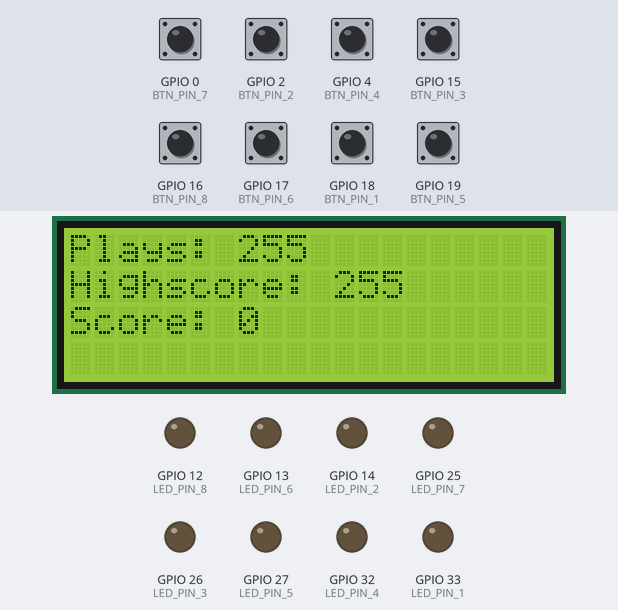
The sketch below on a simulated ESP32. Parts: 20×4 character LCD, output pins drawn as LEDs (lit = HIGH). Inputs (shaded band) come from the test bench; at power-on: GPIO 0 (BTN_PIN_7), GPIO 2 (BTN_PIN_2), GPIO 4 (BTN_PIN_4), GPIO 15 (BTN_PIN_3), GPIO 16 (BTN_PIN_8), GPIO 17 (BTN_PIN_6), GPIO 18 (BTN_PIN_1), GPIO 19 (BTN_PIN_5) HIGH. Random numbers use the default seed unless the sketch sets one; EEPROM starts erased.

Above: at 1.3 s.
1.4 s: GPIO 18 (BTN_PIN_1) pulled LOW for 0.15 s
At 2.06 s:
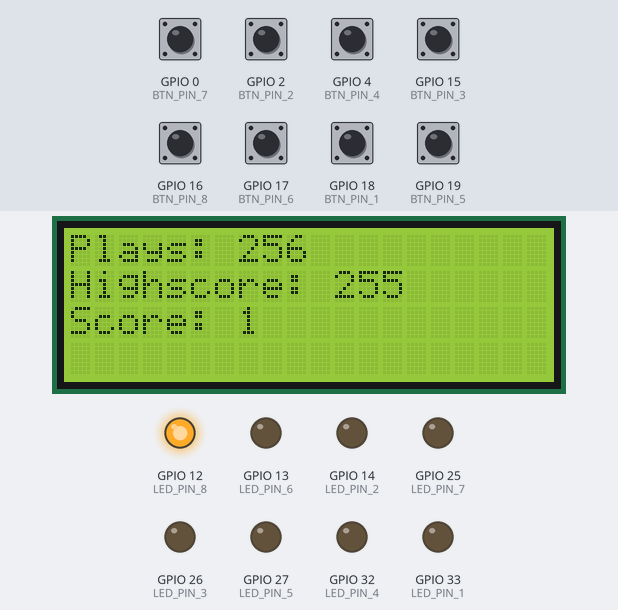
2.1 s: GPIO 16 (BTN_PIN_8) pulled LOW for 0.15 s
At 2.41 s:
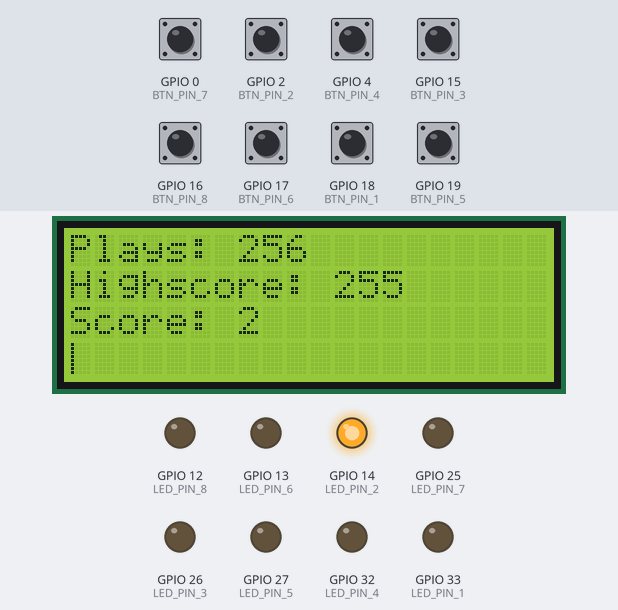
At 3.63 s:
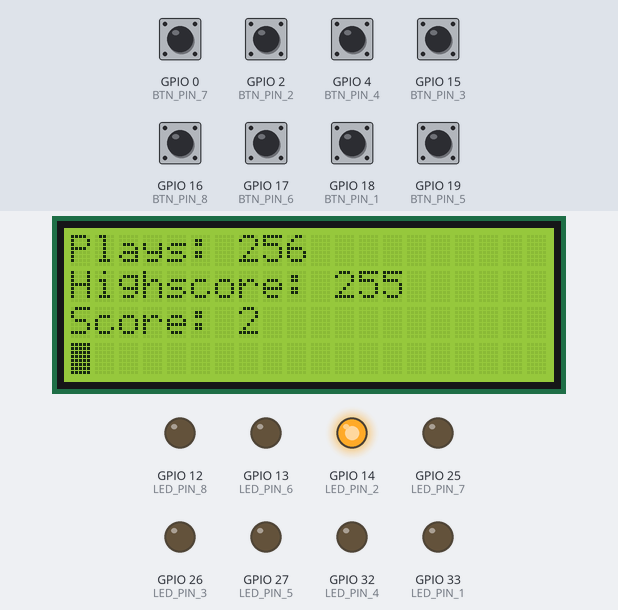
Timing chart, 0 to 5.1 s (numbered marks = the images above; inputs shaded):
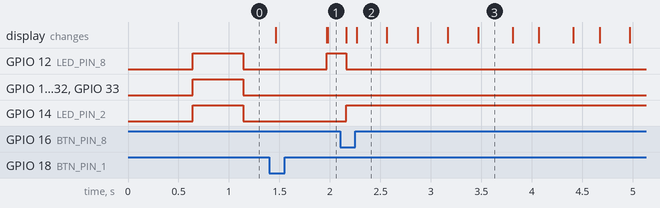

Measured:
- after the input at 1.4 s, the display: first changes after 0.07 s (image 1 shows a later state)
- after the input at 2.1 s, GPIO 12 (LED_PIN_8): HIGH → LOW after 0.06 s; GPIO 14 (LED_PIN_2): LOW → HIGH after 0.06 s

The sketch:

BGPrototype.ino
```cpp
#include <EEPROM.h>
#include <LiquidCrystal_I2C.h>

#define EEPROM_SIZE 1024

#define BTN_PIN_1 18
#define BTN_PIN_2 2
#define BTN_PIN_3 15
#define BTN_PIN_4 4
#define BTN_PIN_5 19
#define BTN_PIN_6 17
#define BTN_PIN_7 0
#define BTN_PIN_8 16

#define LED_PIN_1 33
#define LED_PIN_2 14
#define LED_PIN_3 26
#define LED_PIN_4 32
#define LED_PIN_5 27
#define LED_PIN_6 13
#define LED_PIN_7 25
#define LED_PIN_8 12

#define PLAYCOUNT_ADDRESS 0
#define HIGHSCORE_ADDRESS 1

byte zero[] = {
  B00000,
  B00000,
  B00000,
  B00000,
  B00000,
  B00000,
  B00000,
  B00000
};

byte one[] = {
  B10000,
  B10000,
  B10000,
  B10000,
  B10000,
  B10000,
  B10000,
  B10000
};

byte two[] = {
  B11000,
  B11000,
  B11000,
  B11000,
  B11000,
  B11000,
  B11000,
  B11000
};

byte three[] = {
  B11100,
  B11100,
  B11100,
  B11100,
  B11100,
  B11100,
  B11100,
  B11100
};

byte four[] = {
  B11110,
  B11110,
  B11110,
  B11110,
  B11110,
  B11110,
  B11110,
  B11110
};

byte five[] = {
  B11111,
  B11111,
  B11111,
  B11111,
  B11111,
  B11111,
  B11111,
  B11111
};

// set the LCD number of columns and rows and the address
int lcdColumns = 20;
int lcdRows = 4;
LiquidCrystal_I2C lcd(0x27, lcdColumns, lcdRows);

long gameLength = 30000; // 30 seconds
long idleLength = 500;
int currentScore = 0;

class Led {
  private:
    byte pin;

  public:
    Led(byte pin) {
      this->pin = pin;
      init();
    }

    void init() {
      pinMode(pin, OUTPUT);
      off();
    }

    void on() {
      digitalWrite(pin, HIGH);
    }

    void off() {
      digitalWrite(pin, LOW);
    }
};

class Button {
  private:
    byte pin;
    byte state;
    byte lastReading;
    unsigned long lastDebounceTime = 0;
    unsigned long debounceDelay = 50;

  public:
  	Led *led;

    Button(byte pin, byte ledPin) {
      this->pin = pin;
      this->led = new Led(ledPin);
      lastReading = LOW;
      init();
    }

    void init() {
      pinMode(pin, INPUT_PULLUP);
      update();
    }

    void update() {
      byte newReading = digitalRead(pin);
      if (newReading != lastReading) {
        lastDebounceTime = millis();
      }
      if (millis() - lastDebounceTime > debounceDelay) {
        state = newReading;
      }
      lastReading = newReading;
    }

    byte getState() {
      update();
      return state;
    }

    bool isPressed() {
      return (getState() != HIGH);
    }
};

Button buttons[] = {
  Button(BTN_PIN_1, LED_PIN_1),
  Button(BTN_PIN_2, LED_PIN_2),
  Button(BTN_PIN_3, LED_PIN_3),
  Button(BTN_PIN_4, LED_PIN_4),
  Button(BTN_PIN_5, LED_PIN_5),
  Button(BTN_PIN_6, LED_PIN_6),
  Button(BTN_PIN_7, LED_PIN_7),
  Button(BTN_PIN_8, LED_PIN_8),
};

void setup() {
  Serial.begin(9600);
  EEPROM.begin(EEPROM_SIZE);

  lcd.init();
  lcd.createChar(0, zero);
  lcd.createChar(1, one);
  lcd.createChar(2, two);
  lcd.createChar(3, three);
  lcd.createChar(4, four);
  lcd.createChar(5, five);
  lcd.backlight();

  lcd.setCursor(0, 0);
  lcd.print("Plays: ");
  lcd.print(EEPROM.read(PLAYCOUNT_ADDRESS));
  lcd.setCursor(0, 1);
  lcd.print("Highscore: ");
  lcd.print(EEPROM.read(HIGHSCORE_ADDRESS));
  lcd.setCursor(0, 2);
  lcd.print("Score: 0");
}

void loop() {
  idleAnimation();
  if (buttons[0].isPressed()) runGame();
}

void idleAnimation() {
  static bool ledsOn;
  unsigned static long previousBlink = millis();
  if (millis() - previousBlink >= idleLength) {
    previousBlink = millis();
  	for (int i=0; i<sizeof buttons/sizeof buttons[0]; i++) {
      if (ledsOn) buttons[i].led->off();
      else buttons[i].led->on();
  	}
    ledsOn = !ledsOn;
  }
}

void runGame() {
  for (int i=0; i<sizeof buttons/sizeof buttons[0]; i++) {
    buttons[i].led->off();
  }

  // Increment playcount
  int playCount = EEPROM.read(PLAYCOUNT_ADDRESS);
  playCount++;
  EEPROM.write(PLAYCOUNT_ADDRESS, playCount);
  EEPROM.commit();
  lcd.setCursor(7, 0);
  lcd.print(playCount);

  // Clear old score
  currentScore = 0;
  lcd.setCursor(7, 2);
  lcd.print("0      ");

  delay(500);

  gameLoop();

  for (int i=0; i < sizeof buttons/sizeof buttons[0]; i++) {
    buttons[i].led->on();
  }

  // Clear progress bar
  lcd.setCursor(0, 3);
  lcd.print("                    ");

  // Save highscore
  if (EEPROM.read(HIGHSCORE_ADDRESS) < currentScore) {
    EEPROM.write(HIGHSCORE_ADDRESS, currentScore);
    EEPROM.commit();
    lcd.setCursor(11, 1);
    lcd.print(currentScore);
  }

  delay(2000);
}

void gameLoop() {
  int activeButton = 0;
  buttons[activeButton].led->on();
  unsigned long startTime = millis();
  // Start looping for as long as a game should last
  while(millis() - startTime < gameLength) {
    // Detect whether the correct button has been pressed
    if (buttons[activeButton].isPressed()) {
      currentScore++;
      lcd.setCursor(7, 2);
      lcd.print(currentScore);
      buttons[activeButton].led->off();
      // Select a new button to press
      while(true) {
      	int nextButton = random(sizeof buttons/sizeof buttons[0]);
        if (nextButton != activeButton) {
          activeButton = nextButton;
          break;
        }
      }
      buttons[activeButton].led->on();
      delay(10);
    }

    updateProgressBar(millis() - startTime, gameLength, 3);
  	delay(5);
  }
}

void updateProgressBar(unsigned long count, unsigned long totalCount, int lineToPrintOn) {
  double factor = totalCount / 100.0;
  int percent = (count + 1) / factor;
  int number = percent / 5;
  int remainder = percent % 5;
  if(number > 0) {
    lcd.setCursor(number - 1, lineToPrintOn);
    lcd.write(5);
  }
  lcd.setCursor(number, lineToPrintOn);
  lcd.write(remainder);
}
```
